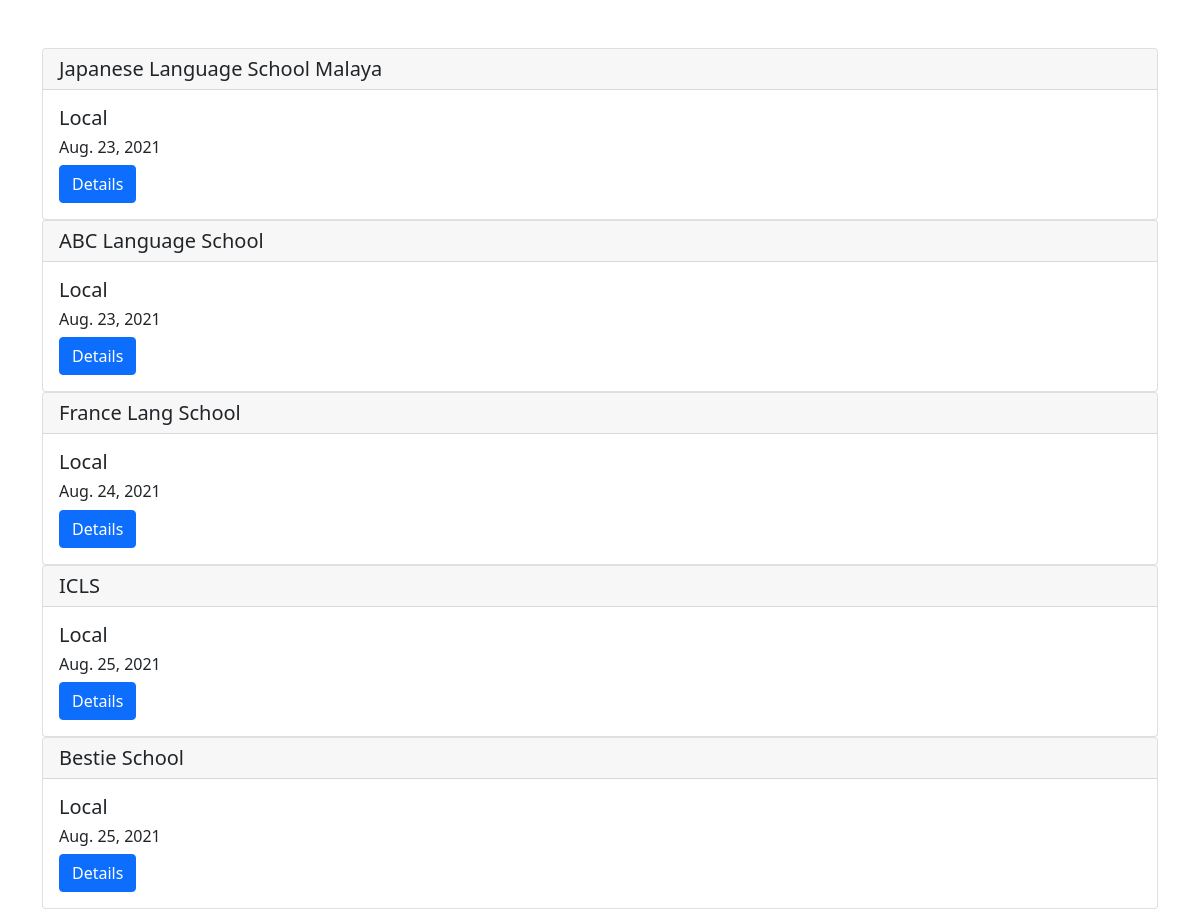
Before: /schools/index/ with the older database file.
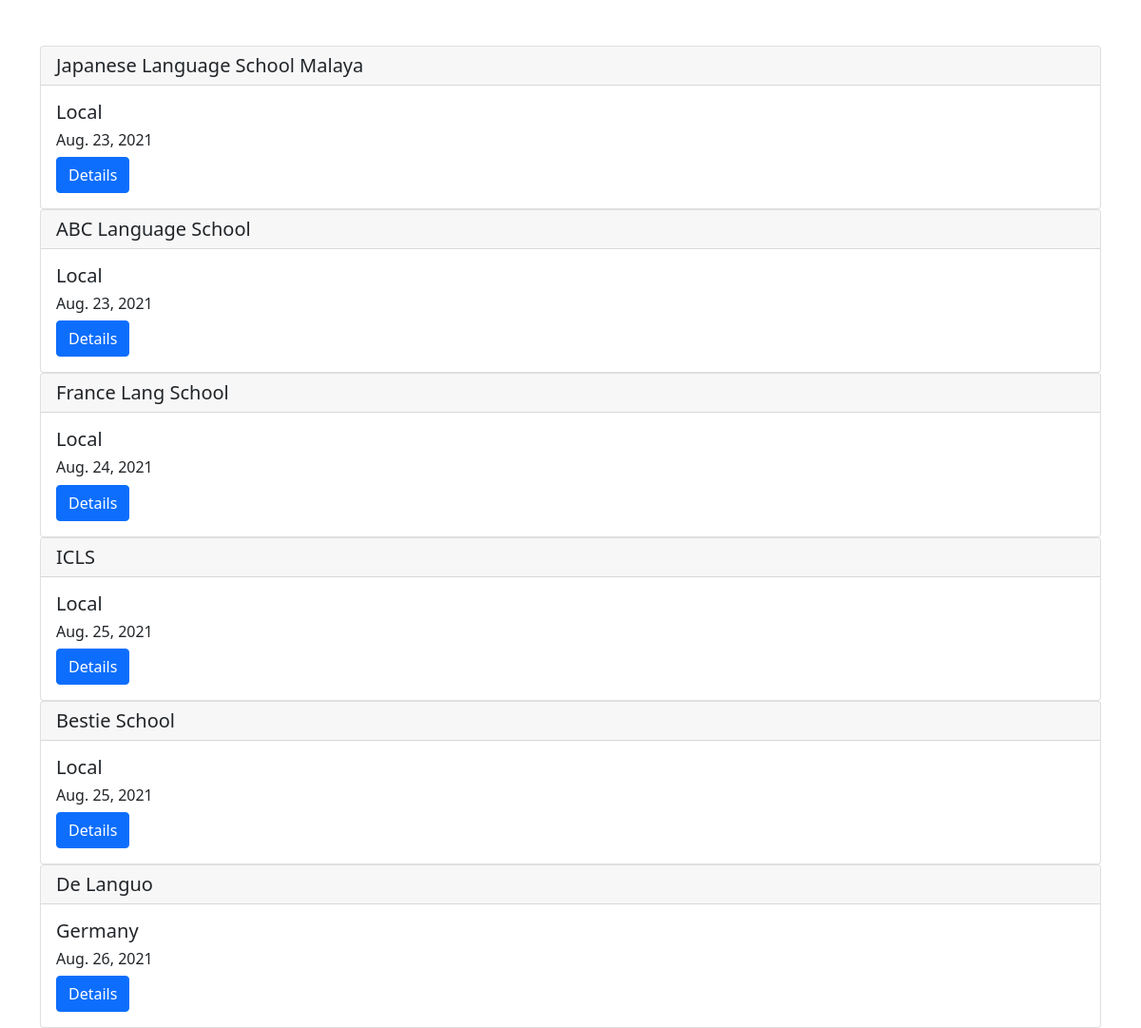
After: the same page with the newer database file.
### schools/models.py (models this page shows, shortened)
class Schools(models.Model):
    name = models.CharField(max_length=100)
    content = models.TextField(max_length=100)
    postdate = models.DateField(auto_now_add=True, null=True)
    category = models.CharField(
        max_length=50, choices=CATEGORY, default='Local', null=True
    )
    price = models.CharField(max_length=100, default='70 per hour')

### schools/views.py (the view)
# urls.py: path('index/', views.index, name='index'),
def index(request):
    schools_list = Schools.objects.all()
    return render(request, 'index.html', {'schools_list':schools_list})

### schools/templates/index.html
{% extends 'base.html' %}
{% block content %}
    <div class="container">
        <br><br>
        {% for school in schools_list %}
            <div class="card">
                <h5 class="card-header">{{ school.name }}</h5>
                <div class="card-body">
                    <h5 class="card-title">{{ school.category }}</h5>
                    <h6 class="card-title">{{ school.postdate }}</h6>
                    <a href="{% url 'detail2' school.pk %}" class="btn btn-primary">Details</a>
                </div>
            </div>
        {% endfor %}
    </div>
{% endblock content %}

### schools/templates/base.html (shortened to what this page needs)
<!DOCTYPE html>
<html lang="en">
<head>
    <link href="https://cdn.jsdelivr.net/npm/bootstrap@5.1.0/dist/css/bootstrap.min.css" rel="stylesheet">
</head>
<body>
    {% block content %}
    {% endblock content %}
</body>
</html>

Changed rows visible on the page:
added Schools: name "De Languo", category "Germany", postdate "Aug. 26, 2021"
